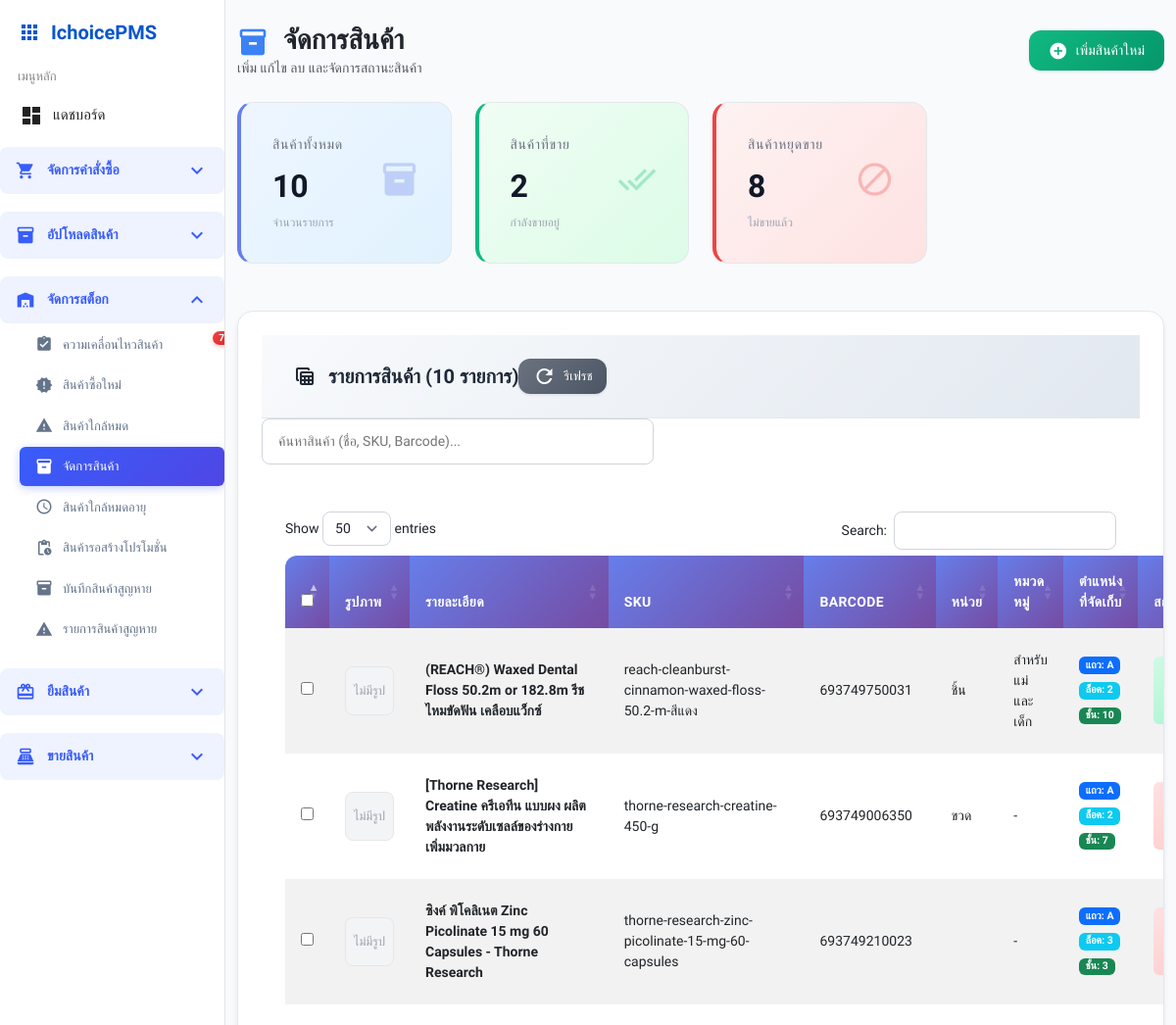
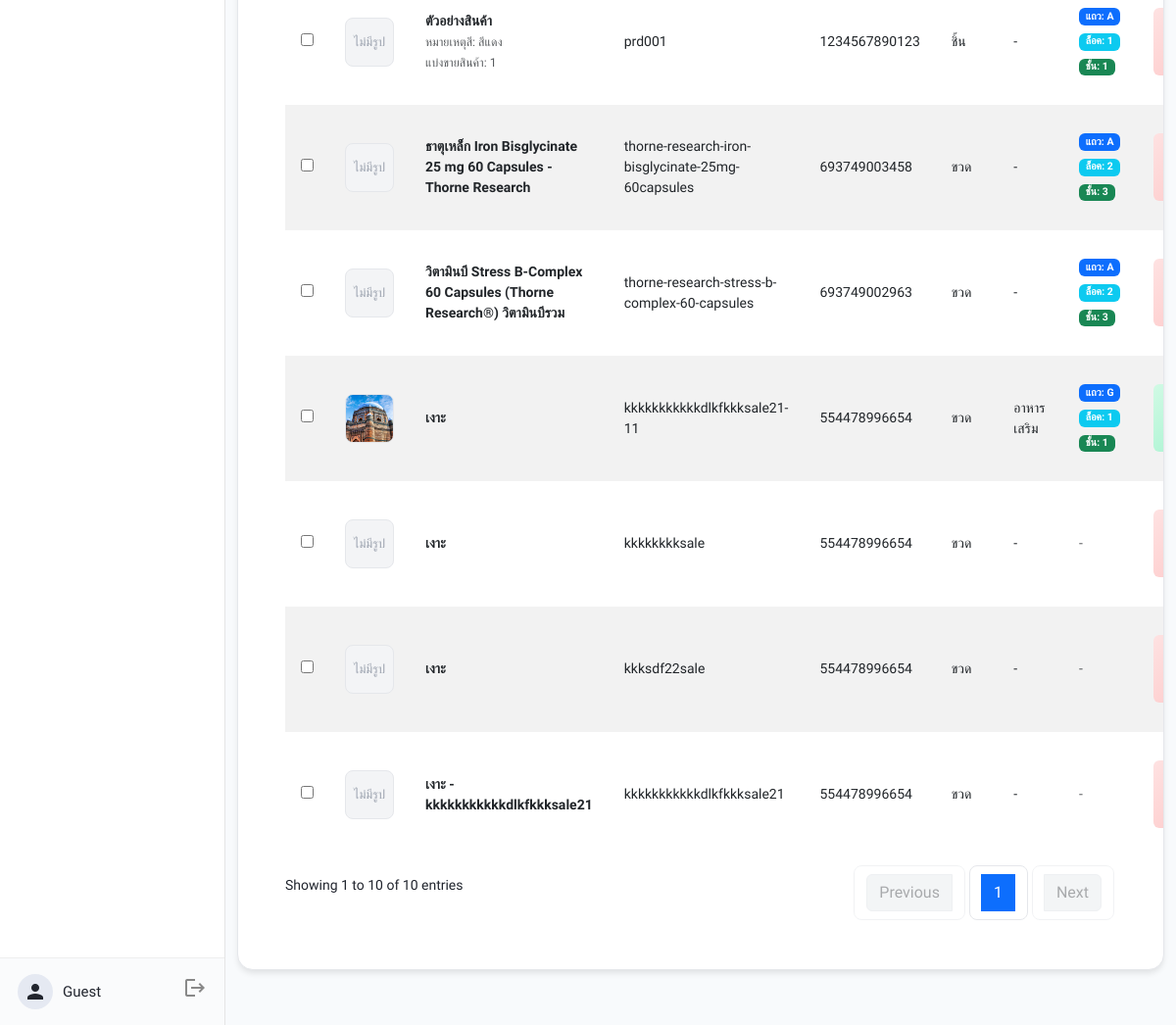
The page /stock/product_management.php on the database its author committed (2 pictures, top to bottom).
### tables this page shows
CREATE TABLE `products` (
  `product_id` int(11) NOT NULL,
  `name` varchar(100) NOT NULL,
  `sku` varchar(255) DEFAULT NULL,
  `barcode` varchar(50) DEFAULT NULL,
  `unit` varchar(20) DEFAULT NULL,
  `image` varchar(255) DEFAULT NULL,
  `remark_color` varchar(100) NOT NULL,
  `remark_split` int(11) NOT NULL,
  `is_active` int(11) NOT NULL,
  `created_by` int(11) DEFAULT NULL,
  `created_at` datetime DEFAULT current_timestamp(),
  `product_category_id` int(11) DEFAULT NULL,
  `category_name` varchar(100) DEFAULT NULL COMMENT 'ชื่อประเภท'
);

CREATE TABLE `product_category` (
  `category_id` int(11) NOT NULL,
  `category_name` varchar(100) NOT NULL,
  `description` text DEFAULT NULL,
  `created_at` timestamp NOT NULL DEFAULT current_timestamp(),
  `updated_at` timestamp NOT NULL DEFAULT current_timestamp() ON UPDATE current_timestamp()
);

CREATE TABLE `locations` (
  `location_id` int(11) NOT NULL,
  `shelf` int(11) NOT NULL,
  `bin` int(11) NOT NULL,
  `row_code` varchar(10) DEFAULT NULL,
  `description` varchar(255) NOT NULL
);

CREATE TABLE `product_location` (
  `id` int(11) NOT NULL,
  `product_id` int(11) NOT NULL,
  `location_id` int(11) NOT NULL,
  `created_at` timestamp NOT NULL DEFAULT current_timestamp(),
  `updated_at` timestamp NOT NULL DEFAULT current_timestamp() ON UPDATE current_timestamp()
);

### stock/product_management.php (the view, shortened to what this page needs)
<?php
require '../config/db_connect.php';
$sql = "
SELECT
    p.product_id,
    p.image,
    p.barcode,
    p.sku,
    p.name,
    p.unit,
    p.remark_color,
    p.remark_split,
    pc.category_name,
    COALESCE(p.is_active, 1) as is_active,
    l.location_id,
    l.row_code,
    l.bin,
    l.shelf,
    l.description as location_description,
    pl.location_id as product_location_id
FROM products p
LEFT JOIN product_category pc ON p.product_category_id = pc.category_id
LEFT JOIN product_location pl ON p.product_id = pl.product_id
LEFT JOIN locations l ON pl.location_id = l.location_id
ORDER BY p.name ASC
";
$stmt = $pdo->query($sql);
$products = $stmt->fetchAll(PDO::FETCH_ASSOC);
$stats = [
    'total_products' => count($products),
    'active_products' => count(array_filter($products, fn($p) => $p['is_active'] == 1)),
    'inactive_products' => count(array_filter($products, fn($p) => $p['is_active'] == 0))
];
?>
<!DOCTYPE html>
<html lang="th">
<head>
    <link href="https://cdn.jsdelivr.net/npm/bootstrap@5.3.0/dist/css/bootstrap.min.css" rel="stylesheet">
    <link href="https://cdn.datatables.net/1.13.7/css/dataTables.bootstrap5.min.css" rel="stylesheet">
    <link rel="stylesheet" href="../assets/base.css">
    <link rel="stylesheet" href="../assets/sidebar.css">
    <link rel="stylesheet" href="../assets/components.css">
    <link href="../assets/modern-table.css" rel="stylesheet">
    <link href="../assets/mainwrap-modern.css" rel="stylesheet">
</head>
<body>
<?php include '../templates/sidebar.php'; ?>
<div class="mainwrap">
    <div class="container-fluid py-4">
        <div class="d-flex justify-content-between align-items-center mb-4">
            <div>
                <h1 class="h3 mb-0 text-gray-800 fw-bold">
                    <span class="material-icons align-middle me-2" style="font-size: 2rem; color: #3b82f6;">inventory_2</span>
                    จัดการสินค้า
                </h1>
                <p class="text-muted mb-0">เพิ่ม แก้ไข ลบ และจัดการสถานะสินค้า</p>
            </div>
            <button class="btn-modern btn-modern-success" id="addProductBtn">
                <span class="material-icons" style="font-size: 1.25rem;">add_circle</span>
                เพิ่มสินค้าใหม่
            </button>
        </div>
        <div class="row mb-4">
            <div class="col-xl-3 col-md-6 mb-4">
                <div class="stats-card stats-primary">
                    <div class="stats-card-body">
                        <div class="row no-gutters align-items-center">
                            <div class="col mr-2">
                                <div class="stats-title">สินค้าทั้งหมด</div>
                                <div class="stats-value"><?= number_format($stats['total_products']) ?></div>
                                <div class="stats-subtitle">จำนวนรายการ</div>
                            </div>
                            <div class="col-auto">
                                <i class="material-icons stats-icon">inventory_2</i>
                            </div>
                        </div>
                    </div>
                </div>
            </div>
            <div class="col-xl-3 col-md-6 mb-4">
                <div class="stats-card stats-success">
                    <div class="stats-card-body">
                        <div class="row no-gutters align-items-center">
                            <div class="col mr-2">
                                <div class="stats-title">สินค้าที่ขาย</div>
                                <div class="stats-value"><?= number_format($stats['active_products']) ?></div>
                                <div class="stats-subtitle">กำลังขายอยู่</div>
                            </div>
                            <div class="col-auto">
                                <i class="material-icons stats-icon">done_all</i>
                            </div>
                        </div>
                    </div>
                </div>
            </div>
            <div class="col-xl-3 col-md-6 mb-4">
                <div class="stats-card stats-danger">
                    <div class="stats-card-body">
                        <div class="row no-gutters align-items-center">
                            <div class="col mr-2">
                                <div class="stats-title">สินค้าหยุดขาย</div>
                                <div class="stats-value"><?= number_format($stats['inactive_products']) ?></div>
                                <div class="stats-subtitle">ไม่ขายแล้ว</div>
                            </div>
                            <div class="col-auto">
                                <i class="material-icons stats-icon">block</i>
                            </div>
                        </div>
                    </div>
                </div>
            </div>
        </div>
        <div class="table-card">
            <div class="table-header">
                <div class="d-flex justify-content-between align-items-center">
                    <h5 class="table-title mb-0">
                        <span class="material-icons">table_view</span>
                        รายการสินค้า (<?= count($products) ?> รายการ)
                    </h5>
                    <div class="table-actions">
                        <button class="btn-modern btn-modern-secondary btn-sm refresh-table me-2" onclick="location.reload()">
                            <span class="material-icons">refresh</span>
                            รีเฟรช
                        </button>
                    </div>
                </div>
            </div>
            <div class="table-body">
                <div class="search-box">
                    <input type="text" id="searchInput" placeholder="ค้นหาสินค้า (ชื่อ, SKU, Barcode)...">
                </div>
                <table id="product-table" class="table modern-table table-striped table-hover">
                    <thead>
                        <tr>
                            <th style="width: 40px;">
                                <input type="checkbox" id="selectAllCheckbox" onchange="toggleSelectAll(this)" style="cursor: pointer;">
                            </th>
                            <th style="width: 60px;">รูปภาพ</th>
                            <th>รายละเอียด</th>
                            <th>SKU</th>
                            <th>Barcode</th>
                            <th>หน่วย</th>
                            <th>หมวดหมู่</th>
                            <th>ตำแหน่งที่จัดเก็บ</th>
                            <th>สถานะ</th>
                        </tr>
                    </thead>
                    <tbody>
                        <?php if (empty($products)): ?>
                        <tr>
                            <td colspan="10" class="text-center py-4">
                                <div class="d-flex flex-column align-items-center">
                                    <span class="material-icons mb-2" style="font-size: 3rem; color: #d1d5db;">inbox</span>
                                    <h5 class="text-muted">ไม่มีข้อมูลสินค้า</h5>
                                    <p class="text-muted mb-0">คลิกปุ่มเพิ่มสินค้าเพื่อเริ่มต้น</p>
                                </div>
                            </td>
                        </tr>
                        <?php else: ?>
                        <?php foreach($products as $product): ?>
                        <tr data-product-id="<?= $product['product_id'] ?>">
                            <td>
                                <input type="checkbox" class="product-checkbox" value="<?= $product['product_id'] ?>" onchange="updateSelectionCount()" style="cursor: pointer;">
                            </td>
                            <td>
                                <?php
                                $image_path = '../images/noimg.png';
                                if (!empty($product['image'])) {
                                    if (strpos($product['image'], 'images/') === 0) {
                                        $image_path = '../' . $product['image'];
                                    } else {
                                        $image_path = '../images/' . $product['image'];
                                    }
                                }
                                ?>
                                <?php if (!empty($product['image'])): ?>
                                    <img src="<?= htmlspecialchars($image_path) ?>" alt="<?= htmlspecialchars($product['name']) ?>" class="product-image" onerror="this.style.display='none'; this.nextElementSibling.style.display='flex';">
                                    <div class="no-image" style="display: none;">ไม่มีรูป</div>
                                <?php else: ?>
                                    <div class="no-image">ไม่มีรูป</div>
                                <?php endif; ?>
                            </td>
                            <td>
                                <div>
                                    <strong><?= htmlspecialchars($product['name']) ?></strong>
                                    <?php if (!empty($product['remark_color'])): ?>
                                        <br><small class="text-muted">หมายเหตุสี: <?= htmlspecialchars($product['remark_color']) ?></small>
                                    <?php endif; ?>
                                    <?php if (!empty($product['remark_split'])): ?>
                                        <br><small class="text-muted">แบ่งขายสินค้า: <?= htmlspecialchars($product['remark_split']) ?></small>
                                    <?php endif; ?>
                                </div>
                            </td>
                            <td><?= htmlspecialchars($product['sku']) ?></td>
                            <td><?= htmlspecialchars($product['barcode']) ?></td>
                            <td><?= htmlspecialchars($product['unit']) ?></td>
                            <td><?= htmlspecialchars($product['category_name'] ?? '-') ?></td>
                            <td>
                                <?php if (!empty($product['row_code']) && !empty($product['bin']) && !empty($product['shelf'])): ?>
                                    <div style="display: flex; gap: 0.5rem; flex-wrap: wrap;">
                                        <span class="badge bg-primary">แถว: <?= htmlspecialchars($product['row_code']) ?></span>
                                        <span class="badge bg-info">ล็อค: <?= htmlspecialchars($product['bin']) ?></span>
                                        <span class="badge bg-success">ชั้น: <?= htmlspecialchars($product['shelf']) ?></span>
                                    </div>
                                <?php else: ?>
                                    <span class="text-muted">-</span>
                                <?php endif; ?>
                            </td>
                            <td>
                                <span class="status-badge <?= $product['is_active'] == 1 ? 'status-active' : 'status-inactive' ?>">
                                </span>
                            </td>
                        </tr>
                        <?php endforeach; ?>
                        <?php endif; ?>
                    </tbody>
                </table>
            </div>
        </div>
    </div>
</div>
</body>
</html>

### assets/base.css (style rules this page uses)
:root { --brand: #1634ab; --bg: #f6f7fb; --card: #fff; --border: #efefef; --accent: #eeffed; --danger: #f56565; --success: #32c671; --pending: #ffd45e; --text: #21252e; --muted: #7d869c; --font-base: 14px; }
* { box-sizing: border-box; }
body { margin: 0; background: var(--bg); font-family: 'Prompt', sans-serif; color: var(--text); font-size: var(--font-base); }

### assets/sidebar.css (style rules this page uses)
@media (min-width: 901px) { .mainwrap { margin-left: 230px; transition: margin-left 0.2s; } }

### assets/components.css (style rules this page uses)
.table-card { background:#fff; border-radius:12px; box-shadow:0 2px 18px #0001; padding:24px; max-width:1200px; margin:auto; }

### assets/modern-table.css (style rules this page uses)
.mainwrap { --table-primary: #667eea; --table-gradient: linear-gradient(135deg, #667eea 0%, #764ba2 100%); --table-success: #10b981; --table-warning: #f59e0b; --table-danger: #ef4444; --table-info: #3b82f6; --table-light: #f8fafc; --table-dark: #1f2937; --table-border: #e5e7eb; --table-shadow: 0 4px 6px -1px rgba(0, 0, 0, 0.1); }
table.modern-table { border-collapse: separate !important; border-spacing: 0 !important; width: 100% !important; font-size: 0.875rem; }
table.modern-table thead th { background: var(--table-gradient) !important; color: white !important; font-weight: 600 !important; padding: 1rem !important; text-align: left !important; border: none !important; font-size: 0.875rem !important; text-transform: uppercase !important; letter-spacing: 0.025em !important; position: relative; }
table.modern-table thead th:first-child { border-radius: 0.75rem 0 0 0; }
table.modern-table tbody tr { border-bottom: 1px solid var(--table-border); transition: all 0.3s ease; }
table.modern-table tbody tr:last-child { border-bottom: none; }
table.modern-table tbody td { padding: 1rem !important; vertical-align: middle !important; border: none !important; }
.btn-modern { padding: 0.625rem 1.25rem; border-radius: 0.75rem; font-weight: 500; border: none; cursor: pointer; transition: all 0.3s ease; display: inline-flex; align-items: center; gap: 0.5rem; text-decoration: none; font-size: 0.875rem; }
.btn-modern-success { background: linear-gradient(135deg, var(--table-success) 0%, #059669 100%); color: white; box-shadow: 0 2px 4px rgba(16, 185, 129, 0.3); }
.status-badge { padding: 0.375rem 0.75rem; border-radius: 9999px; font-size: 0.75rem; font-weight: 600; text-transform: uppercase; letter-spacing: 0.025em; display: inline-flex; align-items: center; gap: 0.25rem; }
.status-active { background: linear-gradient(135deg, #dcfce7 0%, #bbf7d0 100%); color: #166534; }
.status-inactive { background: linear-gradient(135deg, #fef2f2 0%, #fecaca 100%); color: #991b1b; }

### stock/product_management.php (style rules this page uses)
body { font-family: 'Prompt', sans-serif; background-color: #f8fafc; }
.product-image { width: 50px; height: 50px; object-fit: cover; border-radius: 8px; border: 1px solid #e5e7eb; }
.status-badge { font-size: 0.8rem; font-weight: 600; padding: 0.35rem 0.65rem; border-radius: 6px; }
.status-active { background: linear-gradient(135deg, #d1fae5 0%, #a7f3d0 100%); color: #059669; }
.status-inactive { background: linear-gradient(135deg, #fee2e2 0%, #fecaca 100%); color: #dc2626; }
.search-box { margin-bottom: 1.5rem; }
.search-box input { padding: 0.75rem 1rem; border: 1px solid #d1d5db; border-radius: 8px; width: 100%; max-width: 400px; }
.no-image { width: 50px; height: 50px; background: #f3f4f6; border: 1px solid #e5e7eb; border-radius: 8px; display: flex; align-items: center; justify-content: center; color: #9ca3af; font-size: 0.8rem; }

### templates/sidebar.php (style rules this page uses)
body { margin: 0; font-family: 'Prompt', sans-serif; }

### rows shown on the page
products: name "(REACH®) Waxed Dental Floss 50.2m or 182.8m รีช ไหมขัดฟัน เคลือบแว็กซ์", sku "reach-cleanburst-cinnamon-waxed-floss-50.2-m-สีแดง", barcode "693749750031", unit "ชิ้น", product_category.category_name "สำหรับแม่และเด็ก", locations.row_code "A", locations.bin "2", locations.shelf "10"
product_location: product.name "[Thorne Research] Creatine ครีเอทีน แบบผง ผลิตพลังงานระดับเซลล์ของร่างกาย เพิ่มมวลกาย", product.sku "thorne-research-creatine-450-g", product.barcode "693749006350", product.unit "ขวด", category_name "-", location.row_code "A", location.bin "2", location.shelf "7"
product_location: product.name "ซิงค์ พิโคลิเนต Zinc Picolinate 15 mg 60 Capsules - Thorne Research", product.sku "thorne-research-zinc-picolinate-15-mg-60-capsules", product.barcode "693749210023", category_name "-", location.row_code "A", location.bin "3", location.shelf "3"
product_location: product.name "ตัวอย่างสินค้า", product.remark_color "สีแดง", product.remark_split "1", product.sku "prd001", product.barcode "1234567890123", product.unit "ชิ้น", category_name "-", location.row_code "A", location.bin "1", location.shelf "1"
product_location: product.name "ธาตุเหล็ก Iron Bisglycinate 25 mg 60 Capsules - Thorne Research", product.sku "thorne-research-iron-bisglycinate-25mg-60capsules", product.barcode "693749003458", product.unit "ขวด", category_name "-", location.row_code "A", location.bin "2", location.shelf "3"
product_location: product.name "วิตามินบี Stress B-Complex 60 Capsules (Thorne Research®) วิตามินบีรวม", product.sku "thorne-research-stress-b-complex-60-capsules", product.barcode "693749002963", product.unit "ขวด", category_name "-", location.row_code "A", location.bin "2", location.shelf "3"
products: image (picture), name "เงาะ", sku "kkkkkkkkkkkdlkfkkksale21-11", barcode "554478996654", unit "ขวด", product_category.category_name "อาหารเสริม", locations.row_code "G", locations.bin "1", locations.shelf "1"
products: shows "ไม่มีรูป", name "เงาะ", sku "kkkkkkkksale", barcode "554478996654", unit "ขวด", category_name "-"
products: shows "ไม่มีรูป", name "เงาะ", sku "kkksdf22sale", barcode "554478996654", unit "ขวด", category_name "-"
products: shows "ไม่มีรูป", name "เงาะ - kkkkkkkkkkkdlkfkkksale21", sku "kkkkkkkkkkkdlkfkkksale21", barcode "554478996654", unit "ขวด", category_name "-"

### other values the page prints
$pending_product_count "7"
$user_name "Guest"
$stats['total_products'] "10"
$stats['active_products'] "2"
$stats['inactive_products'] "8"
count($products) "10"
